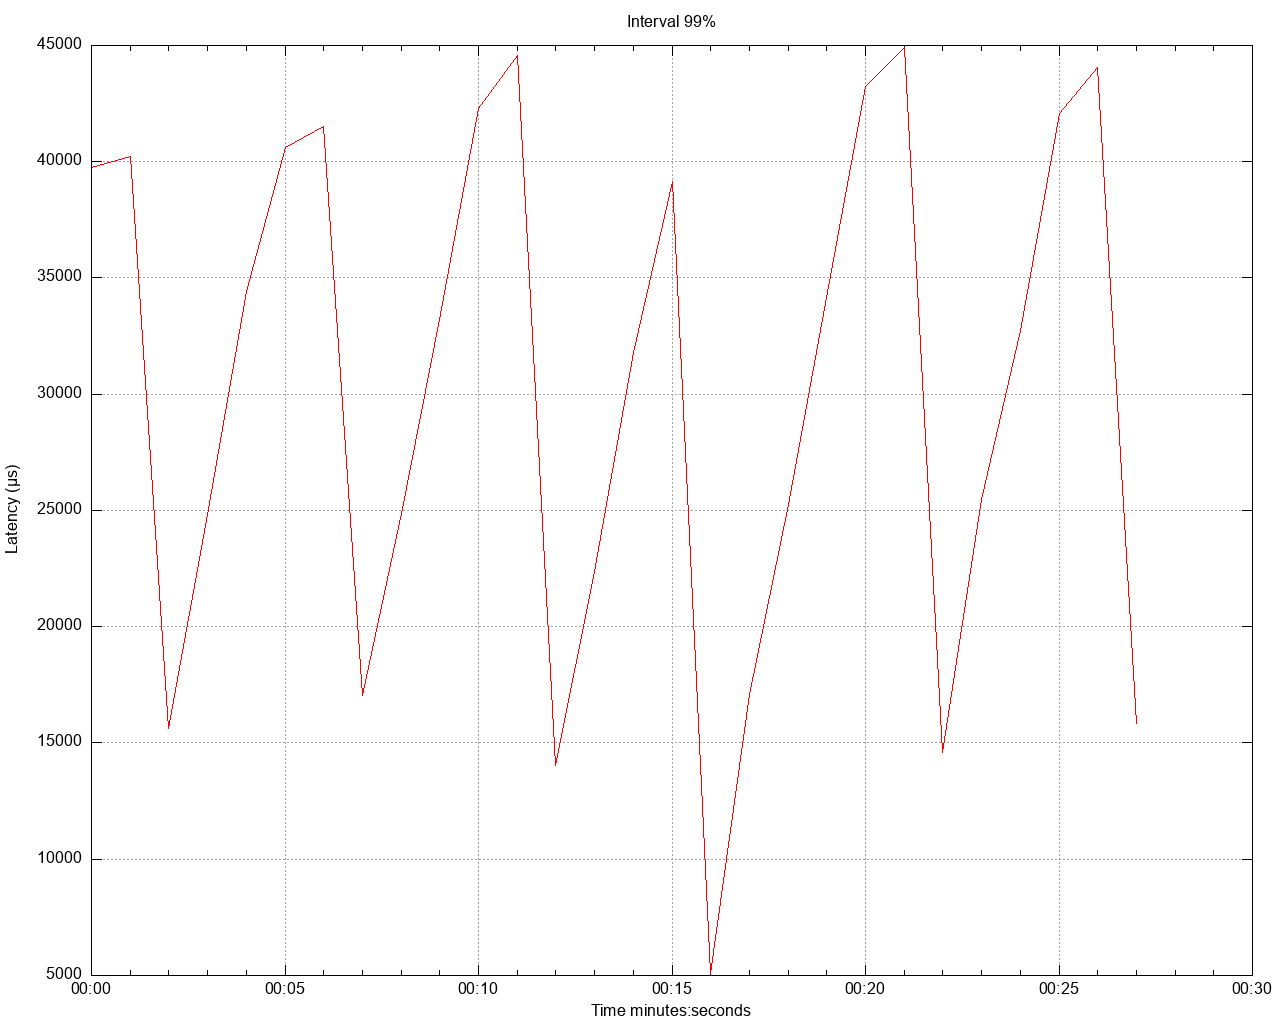

Generate this figure with gnuplot:
set title 'Interval 99%' noenhanced
set style data lines
set datafile separator ","
set terminal png size 1280,1024
set grid
set key below
set xdata time
set timefmt "%s"
offset = 0
t0(x)=(offset=($0==0) ? x : offset, x - offset)
set xlabel 'Time minutes:seconds'
set ylabel 'Latency (μs)'
set output '/Users/gbarnett/git/hazelcast-simulator/atomiclong-3node-member/atomicreference/latency/latency_interval_99_fourKbWrite.png'
plot \
   '/Users/gbarnett/git/hazelcast-simulator/atomiclong-3node-member/atomicreference/data/latency_interval_99_fourKbWrite_1.data' using (t0(timecolumn(1))):2 title "" lt rgb "red", \
